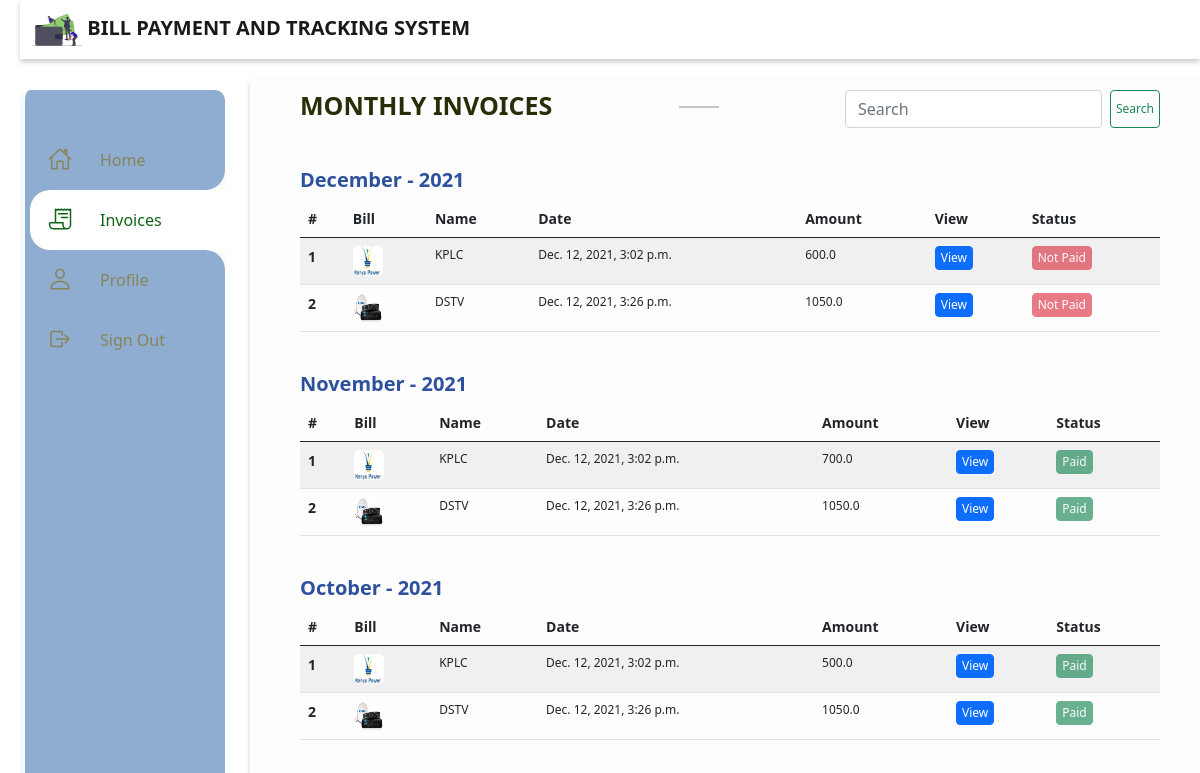
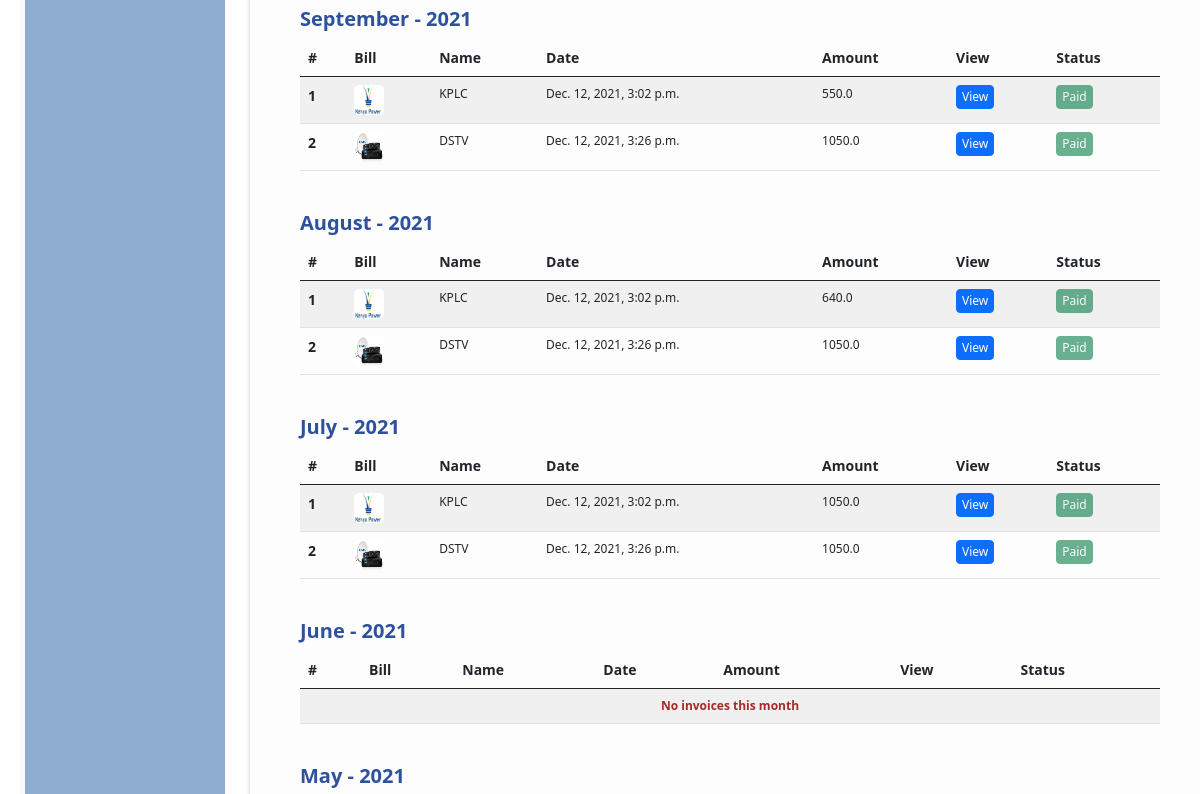
The page /invoices/ (signed in, upper part) on the database as committed earlier (2 pictures, top to bottom).
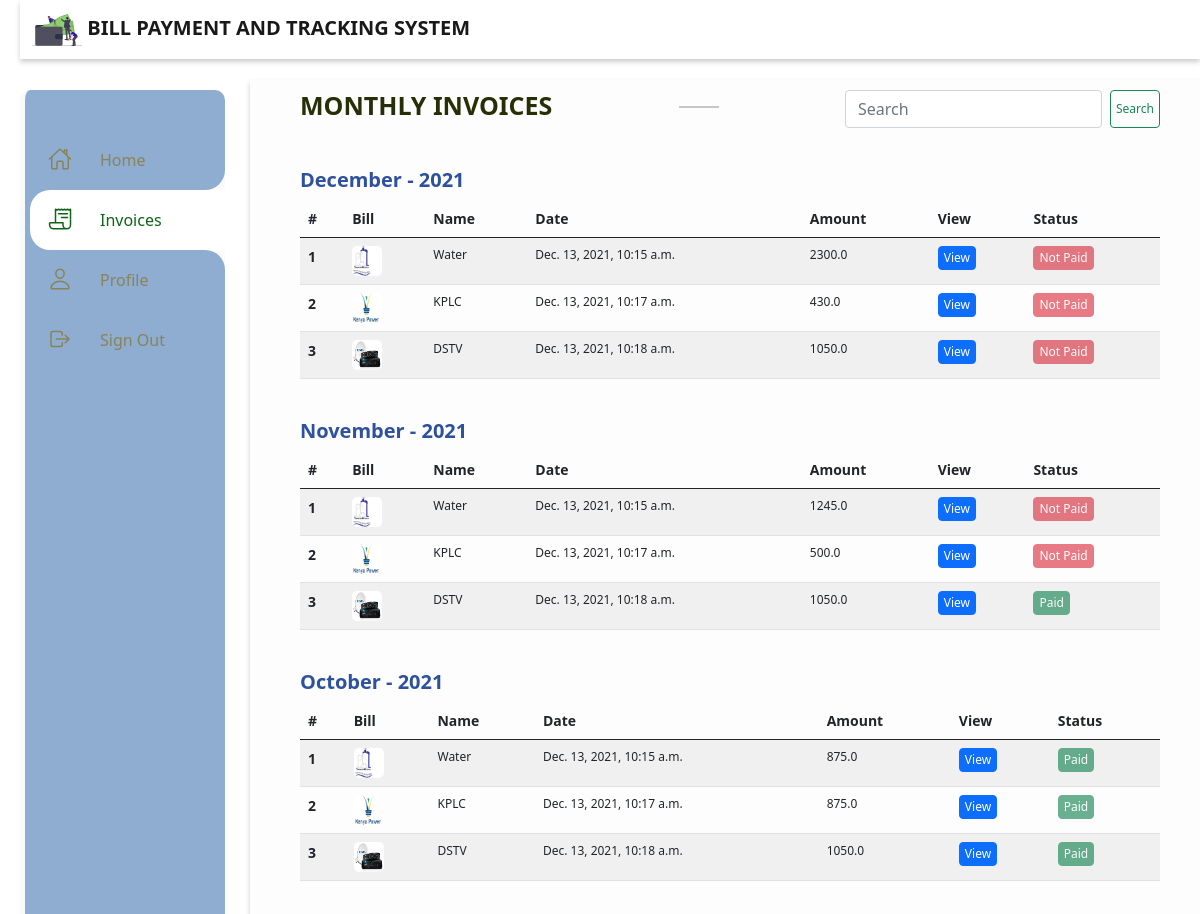
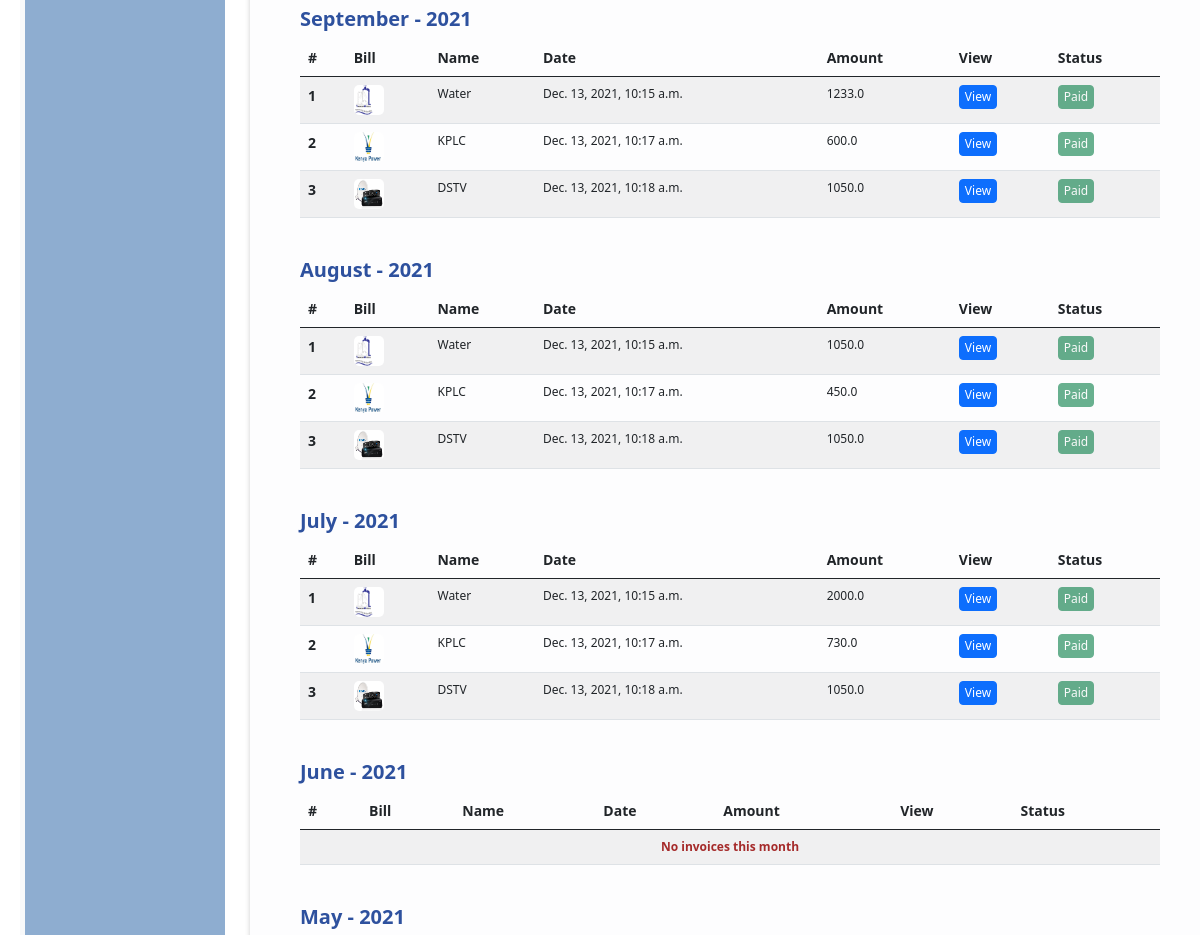
The same page on the database as committed later (2 pictures, top to bottom).
### main/models.py (models this page shows, shortened)
class BaseModel(models.Model):
    created_date = models.DateTimeField(auto_now_add=True)
    modified_date = models.DateTimeField(auto_now=True)
    class Meta:
        abstract = True

class Bill(BaseModel):
	my_subscription 	= models.ForeignKey(MySubscription, on_delete=models.CASCADE)
	for_date			= models.DateField(blank=True, null=True)
	credit 				= models.FloatField()
	debit 				= models.FloatField()
	units 				= models.CharField(max_length=50, default="0.0")

class MySubscription(BaseModel):
	user 			= models.ForeignKey(User, on_delete=models.CASCADE)
	subscription 	= models.ForeignKey(Subscription, on_delete=models.CASCADE)
	account_no 		= models.CharField(max_length=100)

class Subscription(models.Model):
	name 	= models.CharField(max_length=50)
	pic 	= models.ImageField(upload_to="./subscriptions")
	paybill	= models.CharField(max_length=50, null=True)

### main/views.py (the view)
# urls.py: path('invoices/', invoices, name="invoices"),
@login_required
def invoices(request):
	if request.user.is_superuser == True:
		return redirect("admin:index")
	template_name = "invoices.html"
	invoices_list = Bill.objects.filter(my_subscription__user=request.user)
	i = create_months_dict(invoices_list)
	query = request.GET.get("query")
	if query:
		i = list(filter(lambda bill: query.lower() in bill["title"].lower(), i))
	context = {
		"nbar":"invoices",
		"invoices":i,
		"query": query,
	}
	return render(request, template_name, context)

### main/views.py (called while the page is built)
def create_months_dict(bills):
	months = ["January", "February", "March", "April", "May", "June", "July", "August", "September", "October", "November", "December"]
	l = {}
	ls = []
	months.reverse()
	for month in months:
		l[(2021, month)] = {"title": month, "bills":[]}
	for idx, bill in enumerate(bills):
		m = 12 - bill.for_date.month
		month = months[m]
		if bill.credit - bill.debit <= 0:
			l[(2021, month)]["bills"].append({"bill":bill, "paid": True, "no":len(l[(2021, month)]["bills"]) + 1})
		else:
			l[(2021, month)]["bills"].append({"bill":bill, "status":False, "no":len(l[(2021, month)]["bills"]) + 1})
	for key in list(l.keys()):
		ls.append(l[key])
	return ls

### main/templates/invoices.html (shortened to what this page needs)
{% extends "base.html" %}
{% load static %}
{% block content %}
	<div class="" style="margin-bottom: 30px; display: flex; justify-content: space-between;">
		<h3 style="font-size: 25px; color: #272f07">MONTHLY INVOICES</h3>
		<hr style="width: 40px; height: 2px">
		<form class="d-flex" method="get" action="">
			{% if query %}
	        	<input class="form-control me-2" type="search" placeholder="Search" aria-label="Search" name="query" value="{{query}}">
	        {% else %}
	        	<input class="form-control me-2" type="search" placeholder="Search" aria-label="Search" name="query">
	        {% endif %}
	        <button class="btn btn-outline-success" type="submit">Search</button>
	      </form>
	</div>
	{% for invoice in invoices %}
	<div class="third-row">
		<h3>{{invoice.title}} - 2021</h3>
		<table class="table table-striped">
		  <thead>
		    <tr>
		    	<th scope="col">#</th>
		      <th scope="col">Bill</th>
		      <th scope="col">Name</th>
		      <th scope="col">Date</th>
		      <th scope="col">Amount</th>
		      <th scope="col">View</th>
		      <th scope="col">Status</th>
		    </tr>
		  </thead>
		  <tbody>
			{% if invoice.bills %}
			  	{% for bill in invoice.bills %}
			    <tr>
			      <th scope="row">{{bill.no}}</th>
			      <td>
			      	{% if bill.bill.my_subscription.subscription.pic %}
			      		<img src="{{bill.bill.my_subscription.subscription.pic.url}}" alt="bill">
			      	{% endif %}
			      </td>
			      <td>{{bill.bill.my_subscription.subscription.name}}</td>
			      <td>{{bill.bill.modified_date}}</td>
			      <td>{{bill.bill.credit}}</td>
			      <td>
			      	<a href="{% url 'main:invoice' bill.bill.id%}" class="btn btn-primary">View</a>
			      </td>
			      <td>
					{% if bill.paid%}
			      	<button type="button" class="btn btn-success" disabled>Paid</button>
			      	{% else %}
			      	<button type="button" class="btn btn-danger" disabled>Not Paid</button>
			      	{% endif %}
			      </td>
			    </tr>
			    {% endfor %}
			{% else %}
				<tr>
					<td colspan="7">
						<div align="center" style="color: brown; font-weight: bold;">
							No invoices this month
						</div>
					</td>
				</tr>
			{% endif %}
		  </tbody>
		</table>
	</div>
	{% endfor %}
{% endblock %}

Rows that differ between the two databases and show on the page:
removed Bill: no "1", bill.my_subscription.subscription.pic (picture), bill.my_subscription.subscription.name "KPLC", bill.modified_date "Dec. 12, 2021, 3:02 p.m.", bill.credit "600.0", shows "Not Paid", shown under "December"
removed Bill: no "2", bill.my_subscription.subscription.pic (picture), bill.my_subscription.subscription.name "DSTV", bill.modified_date "Dec. 12, 2021, 3:26 p.m.", bill.credit "1050.0", shows "Not Paid", shown under "December"
removed Bill: no "1", bill.my_subscription.subscription.pic (picture), bill.my_subscription.subscription.name "KPLC", bill.modified_date "Dec. 12, 2021, 3:02 p.m.", bill.credit "700.0", shows "Paid", shown under "November"
removed Bill: no "2", bill.my_subscription.subscription.pic (picture), bill.my_subscription.subscription.name "DSTV", bill.modified_date "Dec. 12, 2021, 3:26 p.m.", bill.credit "1050.0", shows "Paid", shown under "November"
removed Bill: no "1", bill.my_subscription.subscription.pic (picture), bill.my_subscription.subscription.name "KPLC", bill.modified_date "Dec. 12, 2021, 3:02 p.m.", bill.credit "500.0", shows "Paid", shown under "October"
removed Bill: no "2", bill.my_subscription.subscription.pic (picture), bill.my_subscription.subscription.name "DSTV", bill.modified_date "Dec. 12, 2021, 3:26 p.m.", bill.credit "1050.0", shows "Paid", shown under "October"
removed Bill: no "1", bill.my_subscription.subscription.pic (picture), bill.my_subscription.subscription.name "KPLC", bill.modified_date "Dec. 12, 2021, 3:02 p.m.", bill.credit "550.0", shows "Paid", shown under "September"
removed Bill: no "2", bill.my_subscription.subscription.pic (picture), bill.my_subscription.subscription.name "DSTV", bill.modified_date "Dec. 12, 2021, 3:26 p.m.", bill.credit "1050.0", shows "Paid", shown under "September"
removed Bill: no "1", bill.my_subscription.subscription.pic (picture), bill.my_subscription.subscription.name "KPLC", bill.modified_date "Dec. 12, 2021, 3:02 p.m.", bill.credit "640.0", shows "Paid", shown under "August"
removed Bill: no "2", bill.my_subscription.subscription.pic (picture), bill.my_subscription.subscription.name "DSTV", bill.modified_date "Dec. 12, 2021, 3:26 p.m.", bill.credit "1050.0", shows "Paid", shown under "August"
removed Bill: no "1", bill.my_subscription.subscription.pic (picture), bill.my_subscription.subscription.name "KPLC", bill.modified_date "Dec. 12, 2021, 3:02 p.m.", bill.credit "1050.0", shows "Paid", shown under "July"
removed Bill: no "2", bill.my_subscription.subscription.pic (picture), bill.my_subscription.subscription.name "DSTV", bill.modified_date "Dec. 12, 2021, 3:26 p.m.", bill.credit "1050.0", shows "Paid", shown under "July"
added Bill: no "1", bill.my_subscription.subscription.pic (picture), bill.my_subscription.subscription.name "Water", bill.modified_date "Dec. 13, 2021, 10:15 a.m.", bill.credit "2300.0", shows "Not Paid", shown under "December"
added Bill: no "2", bill.my_subscription.subscription.pic (picture), bill.my_subscription.subscription.name "KPLC", bill.modified_date "Dec. 13, 2021, 10:17 a.m.", bill.credit "430.0", shows "Not Paid", shown under "December"
added Bill: no "3", bill.my_subscription.subscription.pic (picture), bill.my_subscription.subscription.name "DSTV", bill.modified_date "Dec. 13, 2021, 10:18 a.m.", bill.credit "1050.0", shows "Not Paid", shown under "December"
added Bill: no "1", bill.my_subscription.subscription.pic (picture), bill.my_subscription.subscription.name "Water", bill.modified_date "Dec. 13, 2021, 10:15 a.m.", bill.credit "1245.0", shows "Not Paid", shown under "November"
added Bill: no "2", bill.my_subscription.subscription.pic (picture), bill.my_subscription.subscription.name "KPLC", bill.modified_date "Dec. 13, 2021, 10:17 a.m.", bill.credit "500.0", shows "Not Paid", shown under "November"
added Bill: no "3", bill.my_subscription.subscription.pic (picture), bill.my_subscription.subscription.name "DSTV", bill.modified_date "Dec. 13, 2021, 10:18 a.m.", bill.credit "1050.0", shows "Paid", shown under "November"
added Bill: no "1", bill.my_subscription.subscription.pic (picture), bill.my_subscription.subscription.name "Water", bill.modified_date "Dec. 13, 2021, 10:15 a.m.", bill.credit "875.0", shows "Paid", shown under "October"
added Bill: no "2", bill.my_subscription.subscription.pic (picture), bill.my_subscription.subscription.name "KPLC", bill.modified_date "Dec. 13, 2021, 10:17 a.m.", bill.credit "875.0", shows "Paid", shown under "October"
added Bill: no "3", bill.my_subscription.subscription.pic (picture), bill.my_subscription.subscription.name "DSTV", bill.modified_date "Dec. 13, 2021, 10:18 a.m.", bill.credit "1050.0", shows "Paid", shown under "October"
added Bill: no "1", bill.my_subscription.subscription.pic (picture), bill.my_subscription.subscription.name "Water", bill.modified_date "Dec. 13, 2021, 10:15 a.m.", bill.credit "1233.0", shows "Paid", shown under "September"
added Bill: no "2", bill.my_subscription.subscription.pic (picture), bill.my_subscription.subscription.name "KPLC", bill.modified_date "Dec. 13, 2021, 10:17 a.m.", bill.credit "600.0", shows "Paid", shown under "September"
added Bill: no "3", bill.my_subscription.subscription.pic (picture), bill.my_subscription.subscription.name "DSTV", bill.modified_date "Dec. 13, 2021, 10:18 a.m.", bill.credit "1050.0", shows "Paid", shown under "September"
added Bill: no "1", bill.my_subscription.subscription.pic (picture), bill.my_subscription.subscription.name "Water", bill.modified_date "Dec. 13, 2021, 10:15 a.m.", bill.credit "1050.0", shows "Paid", shown under "August"
added Bill: no "2", bill.my_subscription.subscription.pic (picture), bill.my_subscription.subscription.name "KPLC", bill.modified_date "Dec. 13, 2021, 10:17 a.m.", bill.credit "450.0", shows "Paid", shown under "August"
added Bill: no "3", bill.my_subscription.subscription.pic (picture), bill.my_subscription.subscription.name "DSTV", bill.modified_date "Dec. 13, 2021, 10:18 a.m.", bill.credit "1050.0", shows "Paid", shown under "August"
added Bill: no "1", bill.my_subscription.subscription.pic (picture), bill.my_subscription.subscription.name "Water", bill.modified_date "Dec. 13, 2021, 10:15 a.m.", bill.credit "2000.0", shows "Paid", shown under "July"
added Bill: no "2", bill.my_subscription.subscription.pic (picture), bill.my_subscription.subscription.name "KPLC", bill.modified_date "Dec. 13, 2021, 10:17 a.m.", bill.credit "730.0", shows "Paid", shown under "July"
added Bill: no "3", bill.my_subscription.subscription.pic (picture), bill.my_subscription.subscription.name "DSTV", bill.modified_date "Dec. 13, 2021, 10:18 a.m.", bill.credit "1050.0", shows "Paid", shown under "July"
